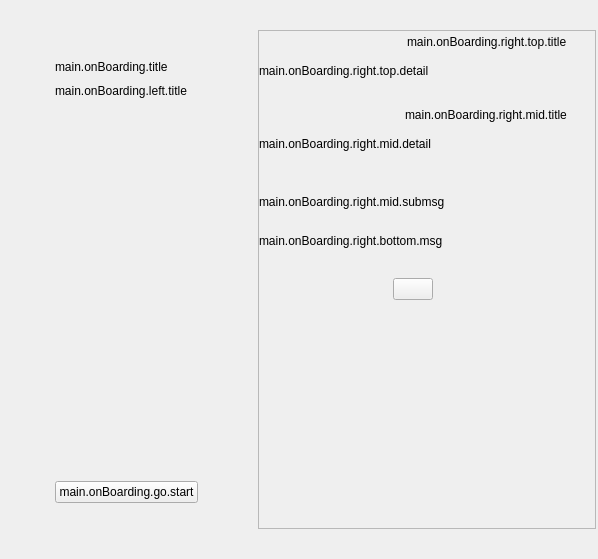
<?xml version="1.0" encoding="UTF-8"?>
<ui version="4.0">
 <class>PLSOnBoardingDlg</class>
 <widget class="QWidget" name="PLSOnBoardingDlg">
  <property name="geometry">
   <rect>
    <x>0</x>
    <y>0</y>
    <width>598</width>
    <height>559</height>
   </rect>
  </property>
  <property name="windowTitle">
   <string>Form</string>
  </property>
  <layout class="QHBoxLayout" name="horizontalLayout" stretch="0,0">
   <property name="spacing">
    <number>35</number>
   </property>
   <property name="leftMargin">
    <number>30</number>
   </property>
   <property name="topMargin">
    <number>30</number>
   </property>
   <property name="rightMargin">
    <number>2</number>
   </property>
   <property name="bottomMargin">
    <number>30</number>
   </property>
   <item>
    <widget class="QWidget" name="widget_l" native="true">
     <property name="sizePolicy">
      <sizepolicy hsizetype="Preferred" vsizetype="Expanding">
       <horstretch>0</horstretch>
       <verstretch>0</verstretch>
      </sizepolicy>
     </property>
     <layout class="QVBoxLayout" name="verticalLayout">
      <property name="spacing">
       <number>10</number>
      </property>
      <property name="leftMargin">
       <number>25</number>
      </property>
      <property name="topMargin">
       <number>30</number>
      </property>
      <property name="rightMargin">
       <number>25</number>
      </property>
      <property name="bottomMargin">
       <number>26</number>
      </property>
      <item>
       <widget class="QLabel" name="label_l_title">
        <property name="text">
         <string>main.onBoarding.title</string>
        </property>
        <property name="wordWrap">
         <bool>false</bool>
        </property>
       </widget>
      </item>
      <item alignment="Qt::AlignTop">
       <widget class="QLabel" name="label_l_detail">
        <property name="text">
         <string>main.onBoarding.left.title</string>
        </property>
        <property name="wordWrap">
         <bool>true</bool>
        </property>
       </widget>
      </item>
      <item>
       <spacer name="verticalSpacer">
        <property name="orientation">
         <enum>Qt::Vertical</enum>
        </property>
        <property name="sizeHint" stdset="0">
         <size>
          <width>20</width>
          <height>40</height>
         </size>
        </property>
       </spacer>
      </item>
      <item alignment="Qt::AlignTop">
       <widget class="QPushButton" name="pushButton_start">
        <property name="text">
         <string>main.onBoarding.go.start</string>
        </property>
        <property name="highlight" stdset="0">
         <bool>true</bool>
        </property>
       </widget>
      </item>
     </layout>
    </widget>
   </item>
   <item>
    <widget class="QScrollArea" name="scrollArea_r">
     <property name="widgetResizable">
      <bool>true</bool>
     </property>
     <widget class="QWidget" name="scrollAreaWidgetContents">
      <property name="geometry">
       <rect>
        <x>0</x>
        <y>0</y>
        <width>298</width>
        <height>497</height>
       </rect>
      </property>
      <layout class="QVBoxLayout" name="verticalLayout_2">
       <property name="spacing">
        <number>15</number>
       </property>
       <property name="leftMargin">
        <number>0</number>
       </property>
       <property name="topMargin">
        <number>4</number>
       </property>
       <property name="rightMargin">
        <number>28</number>
       </property>
       <property name="bottomMargin">
        <number>0</number>
       </property>
       <item>
        <layout class="QHBoxLayout" name="horizontalLayout_2">
         <property name="spacing">
          <number>4</number>
         </property>
         <item>
          <widget class="QLabel" name="label_3">
           <property name="text">
            <string/>
           </property>
          </widget>
         </item>
         <item>
          <widget class="QLabel" name="label_top_title">
           <property name="text">
            <string>main.onBoarding.right.top.title</string>
           </property>
           <property name="wordWrap">
            <bool>true</bool>
           </property>
          </widget>
         </item>
        </layout>
       </item>
       <item>
        <widget class="QLabel" name="label_top_detail">
         <property name="text">
          <string>main.onBoarding.right.top.detail</string>
         </property>
         <property name="wordWrap">
          <bool>true</bool>
         </property>
        </widget>
       </item>
       <item>
        <widget class="QWidget" name="widget_line" native="true"/>
       </item>
       <item>
        <layout class="QHBoxLayout" name="horizontalLayout_3">
         <property name="spacing">
          <number>4</number>
         </property>
         <item>
          <widget class="QLabel" name="label_min_img">
           <property name="text">
            <string/>
           </property>
          </widget>
         </item>
         <item>
          <widget class="QLabel" name="label_min_title">
           <property name="text">
            <string>main.onBoarding.right.mid.title</string>
           </property>
           <property name="wordWrap">
            <bool>true</bool>
           </property>
          </widget>
         </item>
        </layout>
       </item>
       <item>
        <widget class="QLabel" name="label_mid_detail">
         <property name="text">
          <string>main.onBoarding.right.mid.detail</string>
         </property>
         <property name="wordWrap">
          <bool>true</bool>
         </property>
        </widget>
       </item>
       <item>
        <layout class="QVBoxLayout" name="verticalLayout_3">
         <property name="spacing">
          <number>10</number>
         </property>
         <property name="topMargin">
          <number>5</number>
         </property>
         <property name="bottomMargin">
          <number>10</number>
         </property>
         <item>
          <widget class="QLabel" name="label_setting_bg">
           <property name="sizePolicy">
            <sizepolicy hsizetype="Expanding" vsizetype="Preferred">
             <horstretch>0</horstretch>
             <verstretch>0</verstretch>
            </sizepolicy>
           </property>
           <property name="text">
            <string/>
           </property>
          </widget>
         </item>
         <item>
          <widget class="QLabel" name="label_10">
           <property name="text">
            <string>main.onBoarding.right.mid.submsg</string>
           </property>
           <property name="wordWrap">
            <bool>true</bool>
           </property>
          </widget>
         </item>
        </layout>
       </item>
       <item>
        <widget class="QLabel" name="label_11">
         <property name="text">
          <string>main.onBoarding.right.bottom.msg</string>
         </property>
         <property name="wordWrap">
          <bool>true</bool>
         </property>
        </widget>
       </item>
       <item>
        <widget class="QWidget" name="widget_space" native="true"/>
       </item>
       <item alignment="Qt::AlignHCenter">
        <widget class="PLSImageTextButton" name="pushButton_link">
         <property name="text">
          <string/>
         </property>
        </widget>
       </item>
       <item>
        <spacer name="verticalSpacer_2">
         <property name="orientation">
          <enum>Qt::Vertical</enum>
         </property>
         <property name="sizeHint" stdset="0">
          <size>
           <width>20</width>
           <height>0</height>
          </size>
         </property>
        </spacer>
       </item>
      </layout>
     </widget>
    </widget>
   </item>
  </layout>
 </widget>
 <customwidgets>
  <customwidget>
   <class>PLSImageTextButton</class>
   <extends>QPushButton</extends>
   <header>PLSImageTextButton.h</header>
  </customwidget>
 </customwidgets>
 <resources/>
 <connections/>
</ui>
